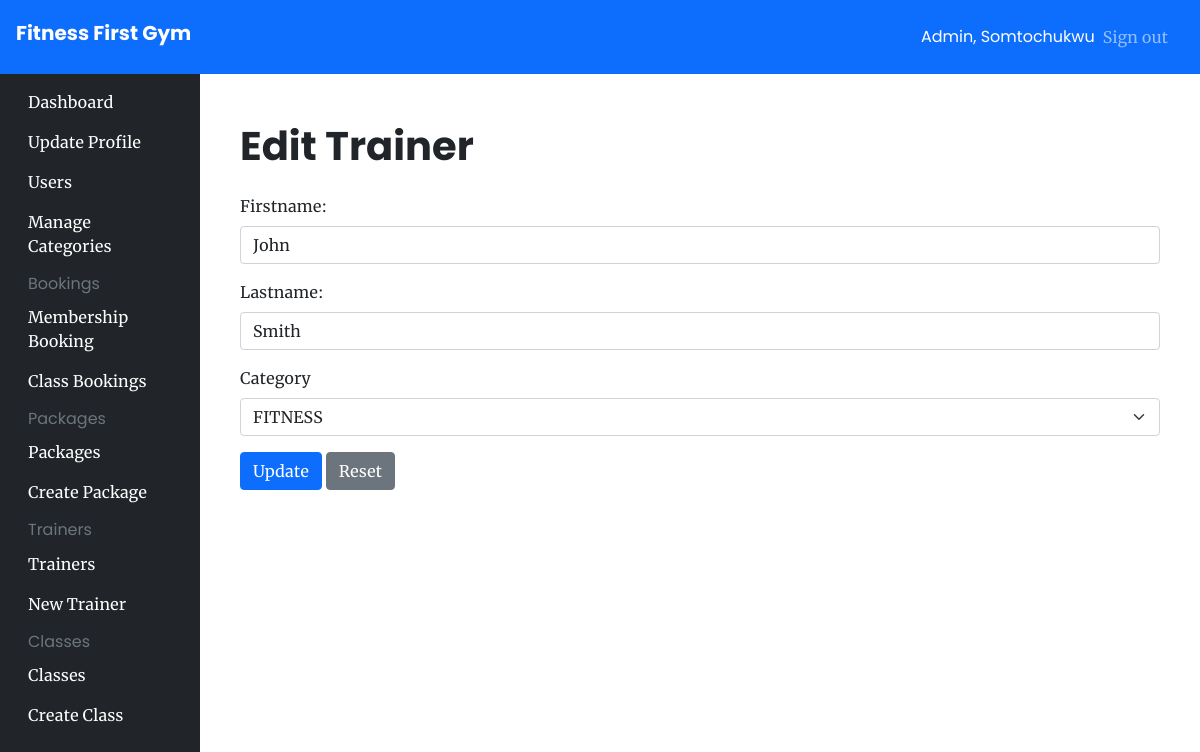
/admin/trainer/edit/1 (signed in), run on the app's committed database.
### app/models/__init__.py (models this page shows, shortened)
class User(UserMixin, db.Model):
    id = db.Column(db.Integer, primary_key=True)
    firstname = db.Column(db.String(200), nullable=False)
    lastname = db.Column(db.String(200), nullable=True)
    email = db.Column(db.String(100), nullable=False, unique=True)
    password = db.Column(db.String(200), nullable=False)
    isAdmin = db.Column(db.Boolean(), default=False)
    createdAt = db.Column(db.DateTime, default=datetime.utcnow)
    payment_details = db.relationship('PaymentDetails', uselist=False, back_populates='user')
    membership = db.relation('Membership', uselist=False, back_populates='user')

class Trainer(db.Model):
    id = db.Column(db.Integer, primary_key=True)
    firstname = db.Column(db.String(100), nullable=False)
    lastname = db.Column(db.String(100), nullable=False)
    category_id = db.Column(db.Integer, db.ForeignKey('category.id'))
    category = db.relationship('Category', backref=db.backref('trainer_category', lazy='dynamic'))

### app/models/Package.py (models this page shows)
class Category(db.Model):
    id = db.Column(db.Integer, primary_key=True)
    name = db.Column(db.String(50), unique=True)

### app/trainer_views.py (the view, shortened to what this page needs)
@app.route('/admin/trainer/edit/<int:id>', methods=['GET','POST'])
@login_required
@authorize_request
def edit_trainer(id):
    trainer = Trainer.query.get(id)
    categories = Category.query.all()
    if trainer is None:
        flash(f'No Trainer With ID({id})')
        return redirect(url_for('all_trainers'))
    return render_template('pages/admin/trainer/edit.html', trainer=trainer, categories=categories)

### app/admin_views.py (called while the page is built)
def authorize_request(view_func):
   @wraps(view_func)
   def wrapped_view(*args, **kwargs):
      try:
         if current_user.isAdmin:
               return view_func(*args, **kwargs)
         else:
            flash('Unauthorized')
            return redirect('/')
      except Exception as error:
         return render_template('pages/error/500.html', error=error)
   return wrapped_view

### app/models/__init__.py (called while the page is built)
@login_manager.user_loader
def load_user(id):
    return User.query.get(id)

### app/templates/pages/admin/trainer/edit.html (shortened to what this page needs)
{% extends "components/admin_base.html" %}
{% block content %}
<form action="/admin/trainer/edit/{{trainer.id}}" method="post" class="container mx-auto my-3 row g-3">
    <h1>Edit Trainer</h1>
    <div class="col-12">
        <label for="inputNanme4" class="form-label">Firstname:</label>
        <input type="text" class="form-control" id="firstname" name="firstname" value="{{trainer.firstname}}" minlength="3" required>
    </div>
    <div class="col-12">
        <label for="inputNanme4" class="form-label">Lastname:</label>
        <input type="text" class="form-control" id="lastname" name="lastname" value="{{trainer.lastname}}" minlength="3" required>
    </div>
    <div class="col-12">
        <label for="inputEmail4" class="form-label">Category</label>
        <select id="category" name="category"  class="form-select">
            <option value="{{trainer.category_id}}">{{trainer.category.name}}</option>
        </select>
    </div>
    <div class="text-left">
        <button type="submit" class="btn btn-primary">Update</button>
        <button type="reset" class="btn btn-secondary">Reset</button>
    </div>
</form>
{% endblock content %}

### app/templates/components/admin_base.html (shortened to what this page needs)
<!DOCTYPE html>
<html lang="en">
<head>
    <link rel="stylesheet" href="{{url_for('static', filename='css/bootstrap.min.css')}}" />
    <link rel="stylesheet" href="{{url_for('static', filename='css/main.css')}}" />
</head>
<body class="relative">
    <main>
        <nav class="navbar navbar-dark sticky-top bg-primary flex-md-nowrap p-3">
            <a class="navbar-brand h2 col-sm-3 col-md-2 mr-0" href="/">Fitness First Gym</a>
            <div class="navbar-nav px-3">
                <div class="nav-item text-nowrap d-flex align-items-center">
                    <span class="text-white mx-2">Admin, {{current_user.firstname}}</span>
                    <a class="nav-link" href="/auth/logout">Sign out</a>
                </div>
            </div>
        </nav>
        <div>
            <div class="container-fluid">
                <div class="row">
                    {% include "components/admin_navbar.html" %}
                    <main role="main" class="relative col-md-9 ml-sm-auto col-lg-10 p-3">
                        {% block content %} {% endblock %}
                    </main>
                </div>
            </div>
        </div>
    </main>
</body>
</html>

### app/static/css/main.css (style rules this page uses)
body { font-family: 'Merriweather'; }
h1, h2, h3, h4 , h5 , h6, .h1, .h2, .h3, .h4 , .h5 , .h6 { font-family: 'PoppinsBold'; font-weight: 500; }
span, p { font-family: 'Poppins'; }

### data on the page
User: firstname "Somtochukwu"
Trainer: firstname "John", lastname "Smith"
Category: category "FITNESS"
